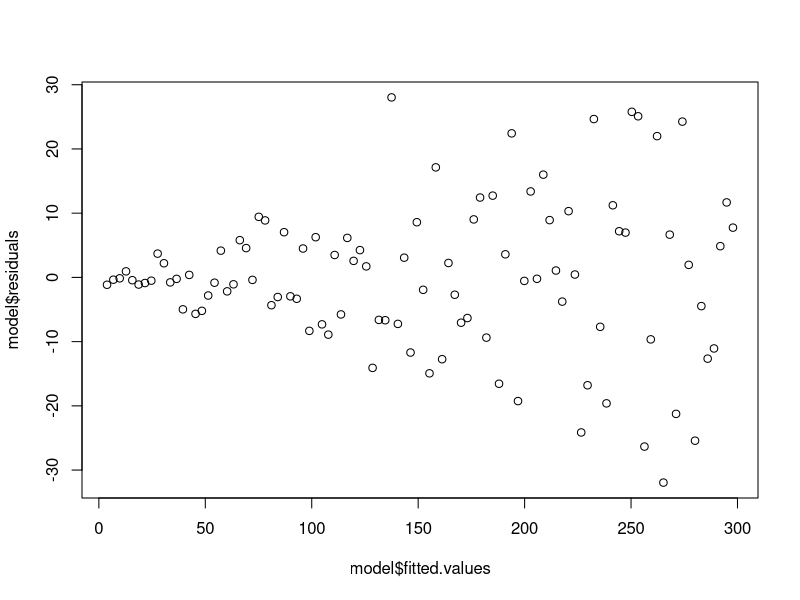

The R script that drew this image:
## ---- chunk 1
x <- 1:100
y <- 3*x + rnorm(100, sd = x/5)
model <- lm(y ~ x)
summary(model)
plot(model$fitted.values, model$residuals)
## ---- chunk 2
df <- data.frame(score = c(80, 85, 70, 90),
                 hours = c(4,5,3,6),
                 female = factor(c(0, 1, 0, 1)))
model <- lm(score ~ hours + female, data = df)
summary(model)
